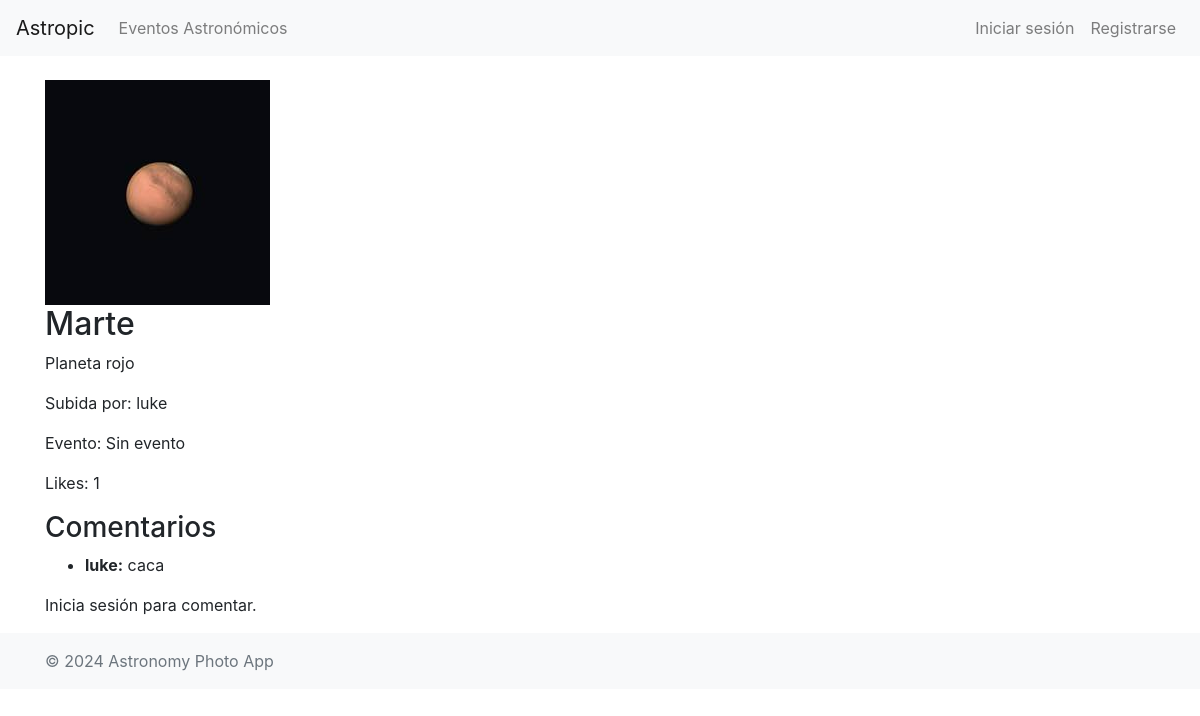
Before: /photo/2/ with the older database file.
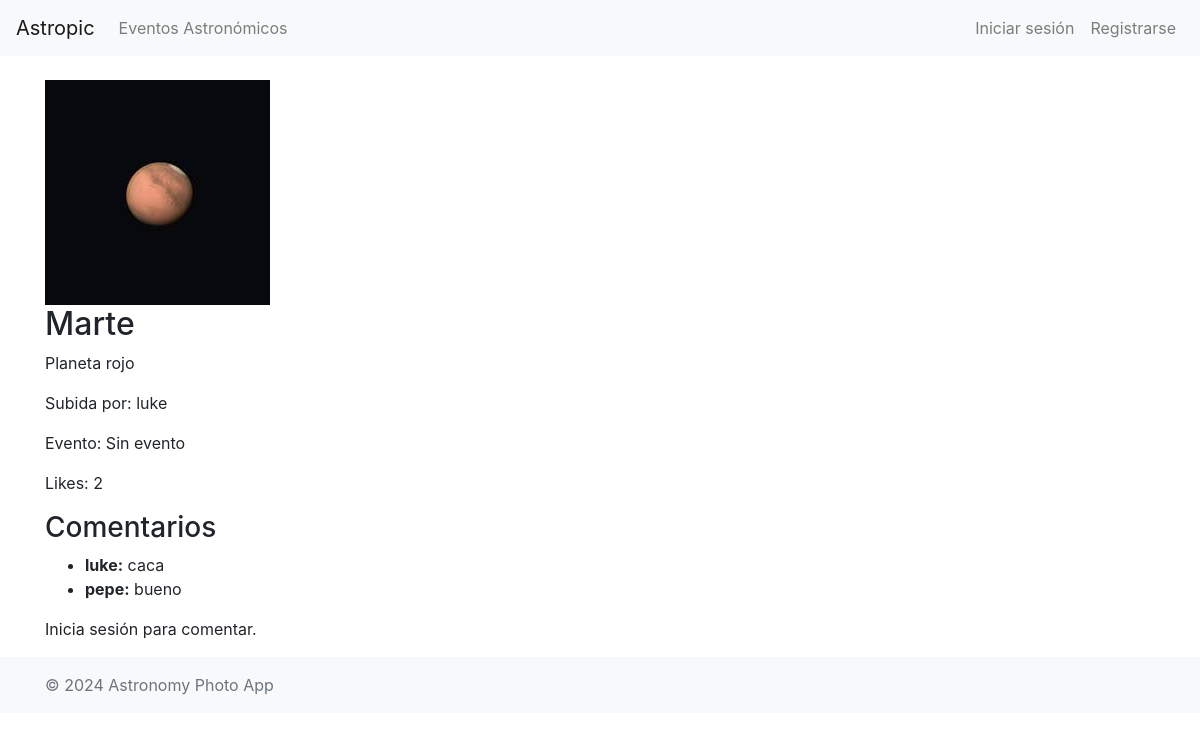
After: the same page with the newer database file.
### astropic/models.py (models this page shows, shortened)
class Comment(models.Model):
    user = models.ForeignKey(User, on_delete=models.CASCADE)
    photo = models.ForeignKey(Photo, on_delete=models.CASCADE)
    comment = models.TextField()
    created_at = models.DateTimeField(auto_now_add=True)

### astropic/views.py (the view)
# urls.py: path('photo/<int:pk>/', PhotoDetailView.as_view(), name='photo-detail'),
class PhotoDetailView(DetailView):
    model = Photo
    template_name = 'photos/photo_detail.html'
    context_object_name = 'photo'
    def get_context_data(self, **kwargs):
        context = super().get_context_data(**kwargs)
        context['comments'] = Comment.objects.filter(photo=self.object)
        context['like_count'] = Like.objects.filter(photo=self.object).count()
        return context

### astropic/templates/photos/photo_detail.html (shortened to what this page needs)
{% extends 'base.html' %}
{% block content %}
    <div class="row">
        <div class="col-md-8">
            <img src="{{ photo.image.url }}" class="img-fluid" alt="{{ photo.title }}">
            <h2>{{ photo.title }}</h2>
            <p>{{ photo.description }}</p>
            <p>Subida por: {{ photo.user.username }}</p>
            <p>Evento:
                {% if photo.event %}
                    {{ photo.event.name }}
                {% else %}
                    Sin evento
                {% endif %}
            </p>
            <p>Likes: <span id="like-count">{{ like_count }}</span></p>
            <h3>Comentarios</h3>
            <ul>
                {% for comment in comments %}
                    <li><strong>{{ comment.user.username }}:</strong> {{ comment.comment }}</li>
                {% empty %}
                    <li>No hay comentarios.</li>
                {% endfor %}
            </ul>
            {% if user.is_authenticated %}
            <form action="{% url 'add-comment' photo.pk %}" method="post">
                {% csrf_token %}
                <div class="form-group">
                    <textarea name="comment" class="form-control" rows="3" placeholder="Escribe un comentario"></textarea>
                </div>
                <button type="submit" class="btn btn-primary">Agregar comentario</button>
            </form>
            {% else %}
                <p>Inicia sesión para comentar.</p>
            {% endif %}
        </div>
    </div>
{% endblock %}

Changed rows visible on the page:
added Comment: user.username "pepe", comment "bueno"
Other visible differences:
{{ like_count }}: "1" → "2"
